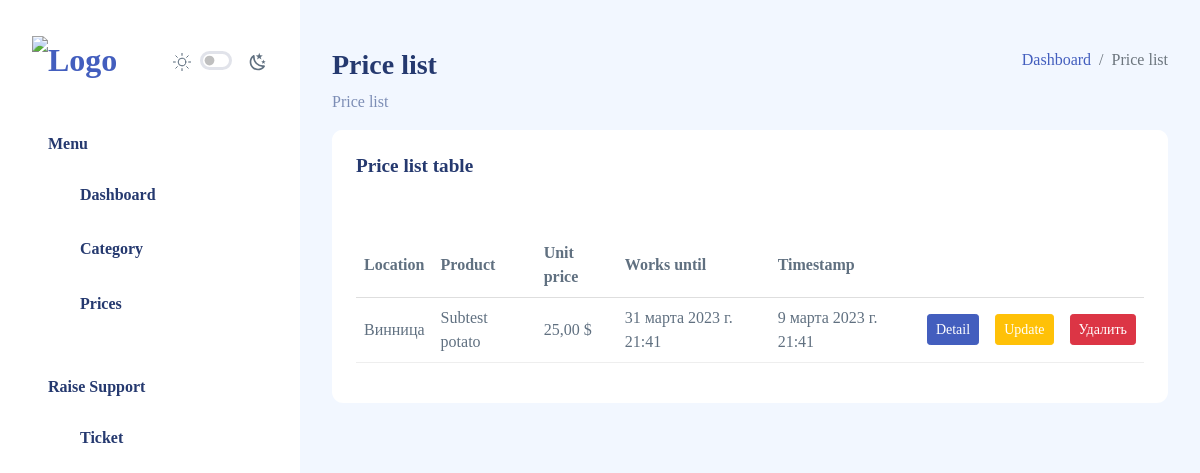
/deal/price/list/ (signed in), run on the app's committed database.
### deals/models.py (models this page shows, shortened)
class ProductPrice(models.Model):
    id = models.UUIDField(
        _("ID"), primary_key=True, default=uuid.uuid4, unique=True, editable=False
    )
    location = models.ForeignKey(
        Location, verbose_name=_("Location"), on_delete=models.CASCADE
    )
    product = models.ForeignKey(
        Product, verbose_name=_("Product"), on_delete=models.CASCADE
    )
    price = models.DecimalField(_("Price"), max_digits=10, decimal_places=2, default=0)
    works_until = models.DateTimeField(_("Works Until"), auto_now=False)
    timestamp = models.DateTimeField(_("Timestamp"), auto_now_add=True)
    class Meta:
        ordering = ["-timestamp"]
        verbose_name = _("Product Price")
        verbose_name_plural = _("Products Prices")

### catalogs/models.py (models this page shows, shortened)
class Location(models.Model):
    id = models.UUIDField(
        _("Location ID"), primary_key=True, default=uuid4, unique=True, editable=False
    )
    name = models.CharField(_("Location"), max_length=50)
    region = models.ForeignKey(
        Region,
        verbose_name=_("Region"),
        on_delete=models.CASCADE,
        null=True,
        blank=True,
    )
    class Meta:
        verbose_name = _("Location")
        verbose_name_plural = _("Locations")
    def __str__(self) -> str:
        return self.name

class Product(models.Model):
    id = models.UUIDField(
        _("Product ID"), primary_key=True, default=uuid4, unique=True, editable=False
    )
    category = models.ForeignKey(
        ProductCategory, verbose_name=_("Category"), on_delete=models.CASCADE
    )
    name = models.CharField(_("Product"), max_length=50)
    class Meta:
        verbose_name = _("Product")
        verbose_name_plural = _("Products")
    def __str__(self) -> str:
        return f"{self.category.name} {self.name}"

class ProductCategory(MPTTModel):
    id = models.UUIDField(
        _("Category ID"), primary_key=True, default=uuid4, unique=True, editable=False
    )
    name = models.CharField(_("Category"), max_length=50)
    parent = TreeForeignKey(
        "self",
        verbose_name=_("SubCategory"),
        on_delete=models.CASCADE,
        related_name="parent_category",
        blank=True,
        null=True,
    )
    class Meta:
        verbose_name = _("Product Category")
        verbose_name_plural = _("Products Categorys")

### deals/views.py (the view)
class ProductPriceListView(LoginRequiredMixin, ListView):
    model = ProductPrice
    template_name = "deal/product_price_list.html"
    paginate_by = 10

### templates/deal/product_price_list.html
{% extends 'layouts/master.html' %}
{% load i18n %}
{% block content %}
<div class="page-heading">
    <div class="page-title">
        <div class="row">
            <div class="col-12 col-md-6 order-md-1 order-last">
                <h3>{% trans 'Price list' %}</h3>
                <p class="text-subtitle text-muted">{% trans 'Price list' %}</p>
            </div>
            <div class="col-12 col-md-6 order-md-2 order-first">
                <nav aria-label="breadcrumb" class="breadcrumb-header float-start float-lg-end">
                    <ol class="breadcrumb">
                        <li class="breadcrumb-item"><a href="{% url 'home' %}">{% trans 'Dashboard' %}</a></li>
                        <li class="breadcrumb-item active" aria-current="page">{% trans 'Price list' %}</li>
                    </ol>
                </nav>
            </div>
        </div>
    </div>
    <section class="section">
        <div class="row" id="basic-table">
            <div class="col-12 col-md-12">
                <div class="card">
                    <div class="card-header">
                        <h4 class="card-title">{% trans 'Price list table' %}</h4>
                    </div>
                    <div class="card-content">
                        <div class="card-body">
                            <div class="table-responsive table-lg">
                                <table class="table">
                                    <thead>
                                        <tr>
                                            <th>{% trans 'Location' %}</th>
                                            <th>{% trans 'Product' %}</th>
                                            <th>{% trans 'Unit price' %}</th>
                                            <th>{% trans 'Works until' %}</th>
                                            <th>{% trans 'Timestamp' %}</th>
                                            <th></th>
                                            <th></th>
                                            <th></th>
                                        </tr>
                                    </thead>
                                <tbody>
                                    {% for price in object_list %}
                                        <tr>
                                            <td>
                                                <span>{{ price.location }}</span>
                                            </td>
                                            <td>
                                                <span>{{ price.product }}</span>
                                            </td>
                                            <td>
                                                <span>{{ price.price }} $</span>
                                            </td>
                                            <td>
                                                <span>{{ price.works_until }}</span>
                                            </td>
                                            <td>
                                                <span>{{ price.timestamp }}</span>
                                            </td>
                                            <td>
                                                <a class="btn btn-primary btn-sm" href="">{% trans 'Detail' %}</a>
                                            </td>
                                            <td>
                                                <a class="btn btn-warning btn-sm" href="">{% trans 'Update' %}</a>
                                            </td>
                                            <td>
                                                <a class="btn btn-danger btn-sm" href="">{% trans 'Delete' %}</a>
                                            </td>
                                        </tr>
                                    {% endfor %}
                                </tbody>
                            </table>
                        </div>
                    </div>
                </div>
            </div>
        </div>
    </div>
</div>
{% endblock content %}

### data on the page
ProductPrice: location "Винница", product "Subtest potato", price "25,00", works_until "31 марта 2023 г. 21:41", timestamp "9 марта 2023 г. 21:41"
